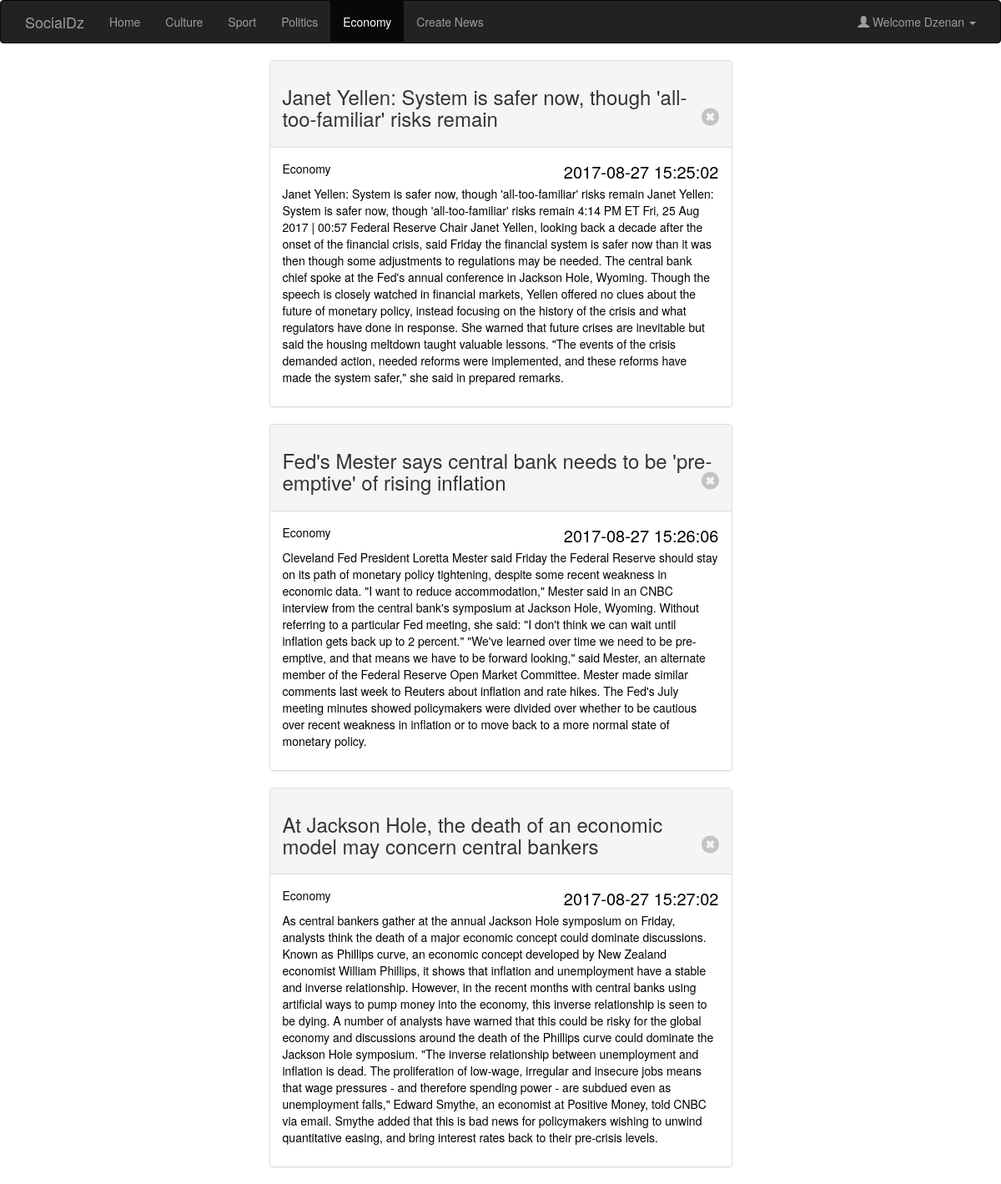
Page /pages/economy.php (signed in) on the committed database.
### tables this page shows
CREATE TABLE `users` (
  `ID` int(11) NOT NULL,
  `name` varchar(15) NOT NULL,
  `surname` varchar(20) NOT NULL,
  `email` varchar(20) NOT NULL,
  `password` text NOT NULL,
  `is_admin` tinyint(1) NOT NULL DEFAULT '0'
);

CREATE TABLE `news` (
  `ID` int(11) NOT NULL,
  `title` text NOT NULL,
  `content` text NOT NULL,
  `category` enum('culture','sport','politics','economy') NOT NULL,
  `created` timestamp NOT NULL DEFAULT CURRENT_TIMESTAMP
);

### services/databaseService.php (called while the page is built, shortened)
<?php
include ("..\classes\db.php");
$db = new db("localhost", "root", "","socialdz");

### classes/db.php (called while the page is built, shortened)
<?php
class db {
    private $host;
    private $user;
    private $password;
    private $dbName;
    private $dbh;
    public function __construct($host,$user,$password,$dbName)
    {
        $this->host = $host;
        $this->user = $user;
        $this->password = $password;
        $this->dbName = $dbName;
    }
    public function connect(){
       try{
           $this->dbh = new PDO('mysql:host=' . $this->host . ';dbname=' . $this->dbName, $this->user, $this->password);
           $this->dbh->setAttribute(PDO::ATTR_ERRMODE, PDO::ERRMODE_EXCEPTION);
       } catch(PDOException $e) {
            var_dump($e->getMessage()); die();
       }
    }
    public function getUserById($id){
        try{
            $sql = $this->dbh->prepare("SELECT * FROM users WHERE ID =" . $id);
            $sql->execute();
            $row = $sql->fetch();
            return $row;
        }catch (Exception $e){
            var_dump($e->getMessage()); die();
        }
    }
    public function getAllNewsByCategory($category){
        try{
            $sql = $this->dbh->prepare("SELECT * FROM news WHERE category LIKE '".$category."'");
            $sql->execute();
            $rows = $sql->fetchAll();
            return $rows;
        }catch (Exception $e){
            var_dump($e->getMessage()); die();
        }
    }
}

### pages/economy.php (the view, shortened to what this page needs)
<?php
include_once ("../services/databaseService.php");
$id = $_SESSION['id'];
$user = $db->getUserById($id);
$news = $db->getAllNewsByCategory("economy");
?>
<html>
<?php include_once("partials\head.php"); ?>
<?php include_once("partials\header.php"); ?>
<div class="container">
    <div class="row">
        <?php
        foreach($news as $new){
            if($user['is_admin']){
                echo ' <a href="/pages/single-news.php?id='.$new['ID'].'" class="link-block"><div class="col-sm-6 col-sm-offset-3">
                        <div class="panel panel-default">
                            <div class="panel-heading">
                                <h3>'.$new['title'].'
                                    <span class="glyphicon glyphicon-remove-sign close" id="close"  data-id="'.$new['ID'].'" aria-hidden="true"></span>
                                </h3>
                            </div>
                            <div class="panel-body">
                                <p class="category">'.$new['category'].'  <span class="time">'.$new['created'].'</span></p>
                                <p>'.$new['content'].'</p>
                             </div>
                        </div>
                    </div></a>';
            }
        }
        ?>
    </div>
</div>
</html>

### pages/partials/header.php (shortened to what this page needs)
<?php
    $uri = $_SERVER['REQUEST_URI'];
?>
<nav class="navbar navbar-inverse">
    <div class="container">
        <div class="navbar-header">
            <?php
            if(!empty($user)){
                echo '<a class="navbar-brand" href="/pages/landing.php">SocialDz</a>';
            }
            else{
                echo '<a class="navbar-brand" href="/">SocialDz</a>';
            }
            ?>
        </div>
        <ul class="nav navbar-nav">
            <?php
            if(strpos($uri, "landing") !== false ) {
                echo('
                    <li class="active"><a href="/pages/landing.php">Home</a></li>
                    <li><a href="/pages/culture.php">Culture</a></li>
                    <li><a href="/pages/sport.php">Sport</a></li>
                    <li><a href="/pages/politics.php">Politics</a></li>
                    <li><a href="/pages/economy.php">Economy</a></li>
                ');
                if($user['is_admin']){
                    echo('<li><a href="news.php">Create News</a></li>');
                }
            }
            else if(strpos($uri, "economy") !== false){
                echo('
                    <li><a href="/pages/landing.php">Home</a></li>
                    <li><a href="/pages/culture.php">Culture</a></li>
                    <li><a href="/pages/sport.php">Sport</a></li>
                    <li><a href="/pages/politics.php">Politics</a></li>
                    <li class="active" ><a href="/pages/economy.php">Economy</a></li>
                ');
                if($user['is_admin']){
                    echo('<li><a href="news.php">Create News</a></li>');
                }
            }
            ?>
        </ul>
        <ul class="nav navbar-nav navbar-right">
            <?php
                if(strpos($uri, "registration") !== false){
                    echo('<li><a href="/pages/login.php"><span class="glyphicon glyphicon-log-in"></span> Login</a></li>');
                }
                else if(strpos($uri, "login") !== false){
                    echo('<li><a href="/pages/registration.php"><span class="glyphicon glyphicon-user"></span> Sign Up</a></li>');
                }
                else if(strlen ( $uri) == 1){
                    echo('<li><a href="/pages/registration.php"><span class="glyphicon glyphicon-user"></span> Sign Up</a></li>
                    <li><a href="/pages/login.php"><span class="glyphicon glyphicon-log-in"></span> Login</a></li>');
                }
                else{
                    echo(' <li class="dropdown">
                            <a class="dropdown-toggle" data-toggle="dropdown" href="#"><span class="glyphicon glyphicon-user"></span>
                            Welcome '.$user['name'].'
                            <span class="caret"></span></a>
                            <ul class="dropdown-menu">
                              <li><a href="../../services/logoutService.php"><span class="glyphicon glyphicon-log-out"></span> Logout</a></li>
                            </ul>
                          </li>');
                }
            ?>
        </ul>
    </div>
</nav>

### assets/css/master.css (style rules this page uses)
.time { float: right; font-size: 20px; }
.category { text-transform: capitalize; }
.close { float:right; }
.panel-body p { color:black !important; }

### rows in the picture
users: name "Dzenan"
news: title "Janet Yellen: System is safer now, though 'all-too-familiar' risks remain", category "Economy", created "2017-08-27 15:25:02", content "Janet Yellen: System is safer now, though 'all-too-familiar' risks remain Janet Yellen: System is safer now, though 'all-too-familiar' risks remain 4:14 PM ET Fri, 25 Aug 2017 | 00:57 Federal Reserve Chair Janet Yellen, looking back a decade after the onset of the financial crisis, said Friday the financial system is safer now than it was then though some adjustments to regulations may be needed. The central bank chief spoke at the Fed's annual conference in Jackson Hole, Wyoming. Though the speech is closely watched in financial markets, Yellen offered no clues about the future of monetary policy, instead focusing on the history of the crisis and what regulators have done in response. She…"
news: title "Fed's Mester says central bank needs to be 'pre-emptive' of rising inflation", category "Economy", created "2017-08-27 15:26:06", content "Cleveland Fed President Loretta Mester said Friday the Federal Reserve should stay on its path of monetary policy tightening, despite some recent weakness in economic data. \"I want to reduce accommodation,\" Mester said in an CNBC interview from the central bank's symposium at Jackson Hole, Wyoming. Without referring to a particular Fed meeting, she said: \"I don't think we can wait until inflation gets back up to 2 percent.\" \"We've learned over time we need to be pre-emptive, and that means we have to be forward looking,\" said Mester, an alternate member of the Federal Reserve Open Market Committee. Mester made similar comments last week to Reuters about inflation and rate hikes. The Fed's…"
news: title "At Jackson Hole, the death of an economic model may concern central bankers", category "Economy", created "2017-08-27 15:27:02", content "As central bankers gather at the annual Jackson Hole symposium on Friday, analysts think the death of a major economic concept could dominate discussions. Known as Phillips curve, an economic concept developed by New Zealand economist William Phillips, it shows that inflation and unemployment have a stable and inverse relationship. However, in the recent months with central banks using artificial ways to pump money into the economy, this inverse relationship is seen to be dying. A number of analysts have warned that this could be risky for the global economy and discussions around the death of the Phillips curve could dominate the Jackson Hole symposium. \"The inverse relationship between…"
